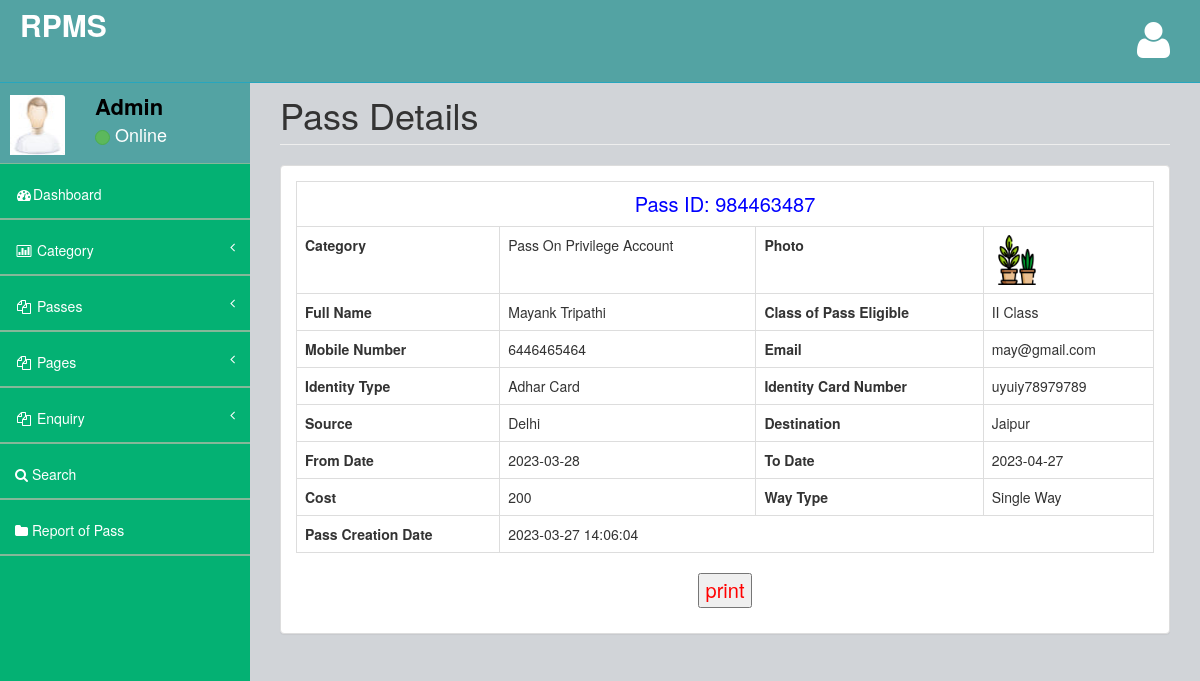
/admin/view-pass-detail.php?viewid=1 (signed in), run on the app's committed database.
### tables this page shows
CREATE TABLE `tblpass` (
  `ID` int(10) NOT NULL,
  `PassNumber` varchar(200) DEFAULT NULL,
  `FullName` varchar(200) DEFAULT NULL,
  `ProfileImage` varchar(200) DEFAULT NULL,
  `ContactNumber` bigint(10) DEFAULT NULL,
  `Email` varchar(200) DEFAULT NULL,
  `IdentityType` varchar(200) DEFAULT NULL,
  `IdentityCardno` varchar(200) DEFAULT NULL,
  `Category` varchar(100) DEFAULT NULL,
  `Source` varchar(200) DEFAULT NULL,
  `Destination` varchar(200) DEFAULT NULL,
  `TrainClass` varchar(250) DEFAULT NULL,
  `FromDate` varchar(200) DEFAULT NULL,
  `ToDate` varchar(200) DEFAULT NULL,
  `wayType` varchar(120) DEFAULT NULL,
  `Cost` decimal(10,0) DEFAULT NULL,
  `PasscreationDate` timestamp NULL DEFAULT current_timestamp()
);

### admin/view-pass-detail.php (the view, shortened to what this page needs)
<?php
include('includes/dbconnection.php');
if (strlen($_SESSION['bpmsaid']==0)) {
  header('location:logout.php');
  } else{
?>
<!DOCTYPE html>
<html>
<head>
    <link href="assets/plugins/bootstrap/bootstrap.css" rel="stylesheet" />
    <link href="assets/font-awesome/css/font-awesome.css" rel="stylesheet" />
    <link href="assets/plugins/pace/pace-theme-big-counter.css" rel="stylesheet" />
   <link href="assets/css/style.css" rel="stylesheet" />
      <link href="assets/css/main-style.css" rel="stylesheet" />
</head>
<body>
    <div id="wrapper">
      <?php include_once('includes/header.php');?>
        <?php include_once('includes/sidebar.php');?>
          <div id="page-wrapper">
            <div class="row">
                <div class="col-lg-12">
                    <h1 class="page-header">Pass Details</h1>
                </div>
            </div>
            <div class="row">
                <div class="col-lg-12">
                    <div class="panel panel-default">
                        <div class="panel-body">
                            <div class="row" id="divToPrint">
                                <div class="col-lg-12">
                                   <?php
$vid=$_GET['viewid'];
$sql="SELECT * from  tblpass where ID=$vid";
$query = $dbh -> prepare($sql);
$query->execute();
$results=$query->fetchAll(PDO::FETCH_OBJ);
$cnt=1;
if($query->rowCount() > 0)
{
foreach($results as $row)
{               ?>
                                    <table border="1" class="table table-bordered" >
                                    <tr align="center">
<td colspan="6" style="font-size:20px;color:blue">
 Pass ID: <?php  echo ($row->PassNumber);?></td></tr>
  <tr>
     <th scope>Category</th>
    <td><?php  echo ($row->Category);?></td>
    <th scope>Photo</th>
    <td><img src="images/<?php  echo ($row->ProfileImage);?>" width="50" height="50"></td>
  </tr>
<tr>
    <th scope>Full Name</th>
    <td><?php  echo ($row->FullName);?></td>
    <th scope>Class of Pass Eligible</th>
    <td><?php  echo ($row->TrainClass);?></td>
  </tr>
  <tr>
    <th scope>Mobile Number</th>
    <td><?php  echo ($row->ContactNumber);?></td>
    <th scope>Email</th>
    <td><?php  echo ($row->Email);?></td>
  </tr>
<tr>
    <th scope>Identity Type</th>
    <td><?php  echo ($row->IdentityType);?></td>
    <th scope>Identity Card Number</th>
    <td><?php  echo ($row->IdentityCardno);?></td>
  </tr>
  <tr>
    <th scope>Source</th>
    <td><?php  echo ($row->Source);?></td>
    <th scope>Destination</th>
    <td><?php  echo ($row->Destination);?></td>
  </tr>
<tr>
    <th scope>From Date</th>
    <td><?php  echo ($row->FromDate);?></td>
    <th scope>To Date</th>
    <td><?php  echo ($row->ToDate);?></td>
  </tr>
  <tr>
    <th scope>Cost</th>
    <td><?php  echo ($row->Cost);?></td>
    <th scope>Way Type</th>
    <td><?php  echo ($row->wayType);?></td>
  </tr>
    <tr>
    <th scope>Pass Creation Date</th>
    <td colspan="3"><?php  echo ($row->PasscreationDate);?></td>
  </tr>
   <?php $cnt=$cnt+1;}} ?>
   </table>
   <p style="text-align: center;font-size: 20px;color: red">
  <input type="button" value="print" onclick="PrintDiv();" /></p>
                                </div>
                            </div>
                        </div>
                    </div>
                </div>
            </div>
        </div>
    </div>
</body>
</html>
<?php }  ?>

### admin/includes/sidebar.php (shortened to what this page needs)
<?php
include('includes/dbconnection.php');
?>
        <nav class="navbar-default navbar-static-side" role="navigation">
            <div class="sidebar-collapse">
                <ul class="nav" id="side-menu">
                    <li>
                        <div class="user-section">
                            <div class="user-section-inner">
                                <img src="assets/img/user.jpg" alt="">
                            </div>
                            <div class="user-info">
                                <?php
$aid=$_SESSION['bpmsaid'];
$sql="SELECT AdminName from  tbladmin where ID=:aid";
$query = $dbh -> prepare($sql);
$query->bindParam(':aid',$aid,PDO::PARAM_STR);
$query->execute();
$results=$query->fetchAll(PDO::FETCH_OBJ);
$cnt=1;
if($query->rowCount() > 0)
{
foreach($results as $row)
{               ?>
                                <div><strong><?php  echo $row->AdminName;?></strong></div>
                                <div class="user-text-online">
                                    <span class="user-circle-online btn btn-success btn-circle "></span>&nbsp;Online
                                </div>
                            </div>
                            <?php $cnt=$cnt+1;}} ?>
                        </div>
                    </li>
                    <li>
                        <a href="dashboard.php"><i class="fa fa-dashboard fa-fw"></i>Dashboard</a>
                    </li>
                    <li>
                        <a href="#"><i class="fa fa-bar-chart-o fa-fw"></i> Category<span class="fa arrow"></span></a>
                    </li>
                    <li>
                        <a href="#"><i class="fa fa-files-o fa-fw"></i> Passes<span class="fa arrow"></span></a>
                    </li>
                    <li>
                        <a href="#"><i class="fa fa-files-o fa-fw"></i> Pages<span class="fa arrow"></span></a>
                    </li>
                    <li>
                        <a href="#"><i class="fa fa-files-o fa-fw"></i> Enquiry<span class="fa arrow"></span></a>
                    </li>
                    <li>
                        <a href="search-pass.php"><i class="fa fa-search"></i> Search</a>
                        </li>
                        <li>
                        <a href="pass-bwdates-report.php"><i class="fa fa-folder"></i>  Report of Pass</a>
                        </li>
                </ul>
            </div>
        </nav>

### admin/assets/css/style.css (style rules this page uses)
body { background-color: #f8f8f8; }
#wrapper { width: 100%; margin-top: 55px!important; background-color:#04B173; }
#page-wrapper { padding: 0 15px; min-height: 568px; background-color:rgb(209, 212, 216); }
.navbar-static-side ul li { border-bottom:1px solid #84B899 !important; }
.arrow { float: right; }
.fa.arrow:before { content: "\f104"; }
@media (min-width:768px) { .navbar-static-side { z-index: 1; position: absolute; width: 250px; } }
.btn-circle { width: 30px; height: 30px; padding: 6px 0; border-radius: 15px; text-align: center; font-size: 12px; line-height: 1.428571429; }

### admin/assets/css/main-style.css (style rules this page uses)
.user-section-inner { height: 65px; width: 65px; -moz-border-radius: 3px; -webkit-border-radius: 3px; border-radius: 3px; overflow: hidden; display: inline-block; float: left; margin-right: 15px; margin-top: 20px; }
.user-section-inner img { margin-left:10px; width:55px; height:60px; }
.user-info { display: block; color:#000!important; display: inline-block; padding: 15px; margin-bottom: 0px }
.user-text-online { font-size:18px; color:#fff }
.user-circle-online { width: 15px!important; height: 15px!important; }
.nav > li > a { padding: 20px 15px; }
#side-menu { background-color:#04B173; }
#side-menu a { color:#fff; border-bottom: 1px solid #84B899 !important; height: 55px; }
.navbar-default { border-color: #27A6BE; }
@media (min-width:768px) { #page-wrapper { position: inherit; margin: 0 0 0 250px; padding: 0 30px; min-height: 1000px; } }

### data on the page
tblpass: PassNumber "984463487", Category "Pass On Privilege Account", ProfileImage (picture), FullName "Mayank Tripathi", TrainClass "II Class", ContactNumber "6446465464", Email "may@gmail.com", IdentityType "Adhar Card", IdentityCardno "uyuiy78979789", Source "Delhi", Destination "Jaipur", FromDate "2023-03-28", ToDate "2023-04-27", Cost "200", wayType "Single Way", PasscreationDate "2023-03-27 14:06:04"

### other printed values
$row->AdminName "Admin"
